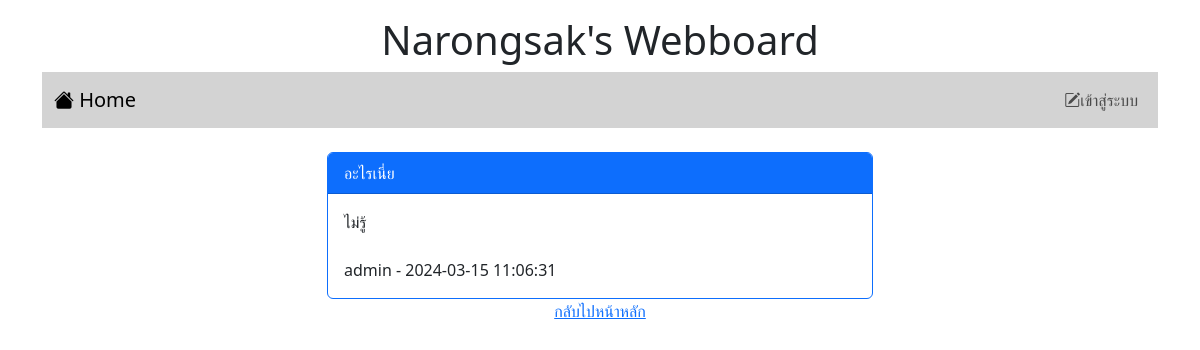
/post.php?id=6, run on the app's committed database.
### tables this page shows
CREATE TABLE `post` (
  `id` int(11) NOT NULL,
  `title` varchar(128) NOT NULL,
  `content` varchar(2048) NOT NULL,
  `post_date` datetime NOT NULL,
  `cat_id` int(11) NOT NULL,
  `user_id` int(11) NOT NULL
);

CREATE TABLE `user` (
  `id` int(11) NOT NULL,
  `login` varchar(32) NOT NULL,
  `password` varchar(64) NOT NULL,
  `name` varchar(64) NOT NULL,
  `gender` char(1) NOT NULL,
  `email` varchar(32) NOT NULL,
  `role` char(1) NOT NULL
);

### post.php (the view, shortened to what this page needs)
<!DOCTYPE html>
<html lang="en">
<head>
    <link href="https://cdn.jsdelivr.net/npm/bootstrap@5.3.2/dist/css/bootstrap.min.css" rel="stylesheet">
    <link rel="stylesheet" href="https://cdn.jsdelivr.net/npm/bootstrap-icons@1.11.3/font/bootstrap-icons.min.css">
</head>
<body>
    <div class="container-lg">
        <h1 style="text-align: center;" class="mt-3">Narongsak's Webboard</h1>
        <?php include "nav.php" ?>
        <div class="row mt-4">
            <div class="col-lg-3 col-md-2 col-sm-1"></div>
            <div class="col-lg-6 col-md-8 col-sm-10">
                <?php
                $conn = new PDO("mysql:host=localhost;dbname=webboard;charset=utf8", "root", "");
                $sql = "SELECT post.title,post.content,post.post_date,user.login
                FROM post INNER JOIN user ON (post.user_id=user.id) WHERE post.id=$_GET[id]";
                $result = $conn->query($sql);
                while ($row = $result->fetch()) {
                    echo "<div class='card border-primary'>";
                    echo "<div class='card-header bg-primary text-white'>$row[0]</div>";
                    echo "<div class='card-body'>$row[content]<br><br>$row[3] - $row[2]</div>";
                    echo "</div>";
                }
                ?>
            </div>
            <div class="col-lg03 col-md-2 col-sm-1"></div>
        </div>
        <div style="text-align: center;"><a href="index.php">กลับไปหน้าหลัก</a></div>
    </div>
</body>
</html>

### data on the page
post: title "อะไรเนี่ย", content "ไม่รู้", user.login "admin", post_date "2024-03-15 11:06:31"
